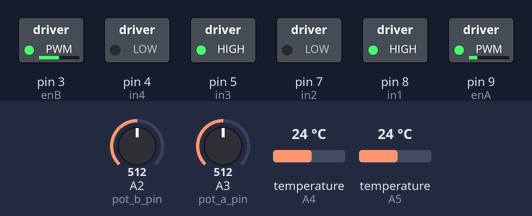
This sketch was run on a simulated Arduino Uno, built with avr-gcc and run on an emulated ATmega328P. Shown: switched loads named in the sketch (green lamp = pin HIGH). The inputs (shaded band) are chosen by the test bench; at power-on: A3 (pot_a_pin) = 512, A2 (pot_b_pin) = 512, temperature (sensors on A4, A5) 24 °C. What the sketch prints to the serial monitor is not drawn.

Above: at 1.2 s.
1.3 s: A3 (pot_a_pin) set to 716
At 2.7 s:
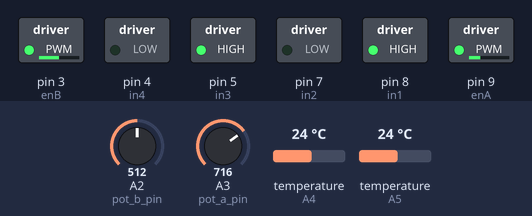
3.0 s: A2 (pot_b_pin) set to 306
At 4.7 s:
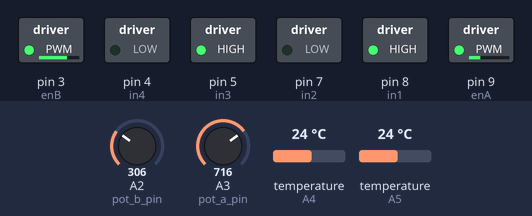
5.4 s: A2 (pot_b_pin) set to 30
At 6.0 s:
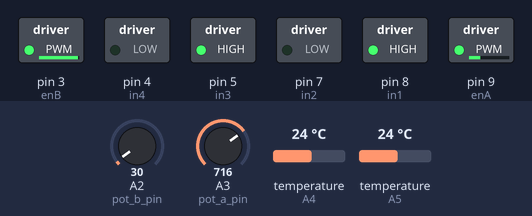
6.9 s: A3 (pot_a_pin) set to 306
At 8.1 s:
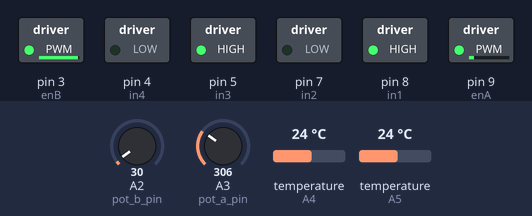
9.3 s: A2 (pot_b_pin) set to 992
At 11.2 s:
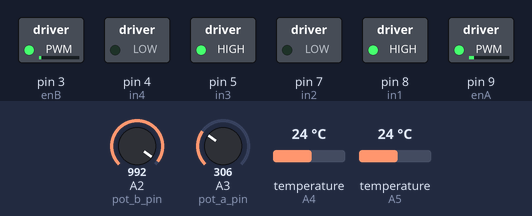
11.6 s: A3 (pot_a_pin) set to 992
At 13.3 s:
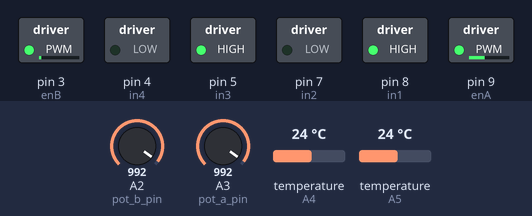
Timing chart, 0 to 14.8 s (numbered marks = the images above; inputs shaded):
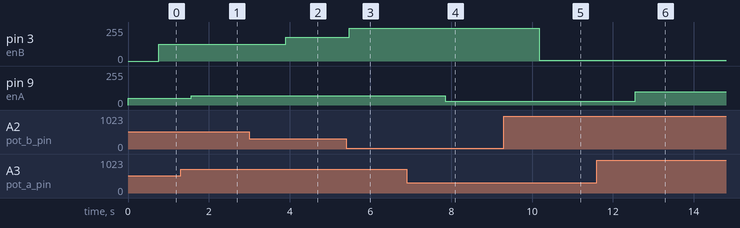

The sketch:

heat_and_cooling_v3.ino
```cpp
#include <OneWire.h>
#include <DallasTemperature.h>

// potentiometer pins
#define pot_a_pin A3
#define pot_b_pin A2

// temp sensor pins
#define temp_a_pin A5
#define temp_b_pin A4

#define PWM_5V 102 // 102 corrosponds to 5v
#define PWM_12V 255 // 255 (max) corrosponds to 12v

// potentiometer input
int pot_a_value;
int pot_b_value;

// temp sensor value
float temp_a_value;
float temp_b_value;

// H-bridge A connections
int enA = 9;
int in1 = 8;
int in2 = 7;
// H-bridge B connections
int enB = 3;
int in3 = 5;
int in4 = 4;

// temp sensor library definitions
OneWire oneWireA (temp_a_pin);
OneWire oneWireB (temp_b_pin);
DallasTemperature sensorA(&oneWireA);
DallasTemperature sensorB(&oneWireB);

bool side_a_input_over_serial = false; // if TRUE, it takes voltage input over serial. If FALSE it takes voltage input via potentiometers
bool side_b_input_over_serial = false; // if TRUE, it takes voltage input over serial. If FALSE it takes voltage input via potentiometers

void setup() {
  Serial.begin(9600);
  pinMode(pot_a_pin, INPUT);
  pinMode(pot_b_pin, INPUT);

  // Turn off motors - Initial state
  pinMode(enA, OUTPUT);
	pinMode(enB, OUTPUT);
	pinMode(in1, OUTPUT);
	pinMode(in2, OUTPUT);
	pinMode(in3, OUTPUT);
	pinMode(in4, OUTPUT);

  // Turn on motors - Initial state
	digitalWrite(in1, HIGH);
	digitalWrite(in2, LOW);
	digitalWrite(in3, HIGH);
	digitalWrite(in4, LOW);
}

int value = 0;
int channel;

void loop() {

  int c;

  if (Serial.available()){
    c = Serial.read();
    if ((c>='0') && (c<='9')) {
      value = 10*value + c - '0';
    } else {
      if (c=='c') channel = value;
      else if (c=='w') {
        if (channel == 99 && (value == 0 || value == 1)){
          side_a_input_over_serial = value;
          Serial.println();
          Serial.print("side a input over serial ");
          Serial.println(side_a_input_over_serial);
        }
        else if (channel == 100 && (value == 0 || value == 1)){
          side_b_input_over_serial = value;
          Serial.println();
          Serial.print("side b input over serial ");
          Serial.println(side_b_input_over_serial);
        }
        else if (channel == 1){ // side a pot serial data received
          pot_a_value = constrain(value, 0, 5000);  // get rid of illigal values // comes in as values between 0-5000 to accomondate decimal numbers
          pot_a_value = map(pot_a_value, 0, 5000, 0, 1023); // remap to potentiometer scale
          analogWrite(enA, map(pot_a_value, 0, 1023, 0, PWM_5V)); // updates the heat output - mapped to PWM interval (5v)
        }
        else if (channel == 3){ // side b pot serial data received
          pot_b_value = constrain(value, 0, 5000); // get rid of illigal values // comes in as values between 0-5000 to accomondate decimal numbers
          pot_b_value = map(pot_b_value, 0, 5000, 0, 1023); // remap to potentiometer scale
          analogWrite(enB, map(pot_b_value, 0, 1023, 0, PWM_12V)); // updates the heat output - mapped to PWM interval (12v)
        }
      }
      value = 0;
    }
  }

  // Side A
  //int temp; // DUMMY
  if (!side_a_input_over_serial){
  //temp = int(random(-60,70)); // DUMMY
  //pot_a_value = constrain(pot_a_value + temp, 0, 1023); // DUMMY
  pot_a_value = analogRead(pot_a_pin); // reads the sensor (knop)
  analogWrite(enA, map(pot_a_value, 0, 1023, 0, PWM_5V)); // updates the heat output - mapped to PWM interval (5v)
  }


  sensorA.requestTemperatures();
  temp_a_value = sensorA.getTempCByIndex(0);

  //temp = int(random(-2,3)); // DUMMY
  //temp_a_value = constrain(temp_a_value + temp, -10, 40); // DUMMY


  // Side B
  if (!side_b_input_over_serial){
  //temp = int(random(-60,70)); // DUMMY
  //pot_b_value = constrain(pot_b_value + temp, 0, 1023); // DUMMY
  pot_b_value = 1023-analogRead(pot_b_pin); // reads the sensor (knop), and reverse direction for equal interaction on the box
  analogWrite(enB, map(pot_b_value, 0, 1023, 0, PWM_12V)); // updates teh heat output - mapped to PWM interval (12v)
  }

  sensorB.requestTemperatures();
  temp_b_value = sensorB.getTempCByIndex(0);

  //temp = int(random(-2,3)); // DUMMY
  //temp_b_value = constrain(temp_b_value + temp, -10, 40); // DUMMY


  // Voltage output side A
  Serial.print(1); // channel
  Serial.print('c');
  Serial.print(map(pot_a_value, 0, 1023, 0, PWM_5V)); // pot sensor value mapped to voltage (scale 0-5 volt)
  Serial.print('w');
  delay(10);
  // Temperature sensor side A
  if (temp_a_value != -127){ // skip sending if no sensor is connected (-127)
    Serial.print(2); // channel
    Serial.print('c');
    Serial.print(int((constrain(temp_a_value, -10, 40)+10)*100)); // temp value // mapped to range 0-5000 - used in Processing as map(data, 0, 5000, -10, -40)
    Serial.print('w');
    delay(10);
  }

  // Voltage output side B
  Serial.print(3); // channel
  Serial.print('c');
  Serial.print(map(pot_b_value, 0, 1023, 0, PWM_12V)); // pot sensor value mapped to voltage (scale 0-12 volt)
  Serial.print('w');
  delay(10);
  // Temperature sensor side B
  if (temp_b_value != -127){ // skip sending if no sensor is connected (-127)
    Serial.print(4); // channel
    Serial.print('c');
    Serial.print(int((constrain(temp_b_value, -10, 40)+10)*100)); // temp value // mapped to range 0-5000 - used in Processing as map(data, 0, 5000, -10, -40)
    Serial.print('w');
    delay(10);
  }
}
```

Measured:
- after the input at 1.3 s, pin 9 (enA): 51/255 → 71/255 after 0.27 s
- after the input at 3.0 s, pin 3 (enB): 127/255 → 178/255 after 0.90 s
- after the input at 5.4 s, pin 3 (enB): 178/255 → 247/255 after 0.07 s
- after the input at 6.9 s, pin 9 (enA): 71/255 → 30/255 after 0.95 s
- after the input at 9.3 s, pin 3 (enB): 247/255 → 7/255 after 0.88 s
- after the input at 11.6 s, pin 9 (enA): 30/255 → 98/255 after 0.96 s
